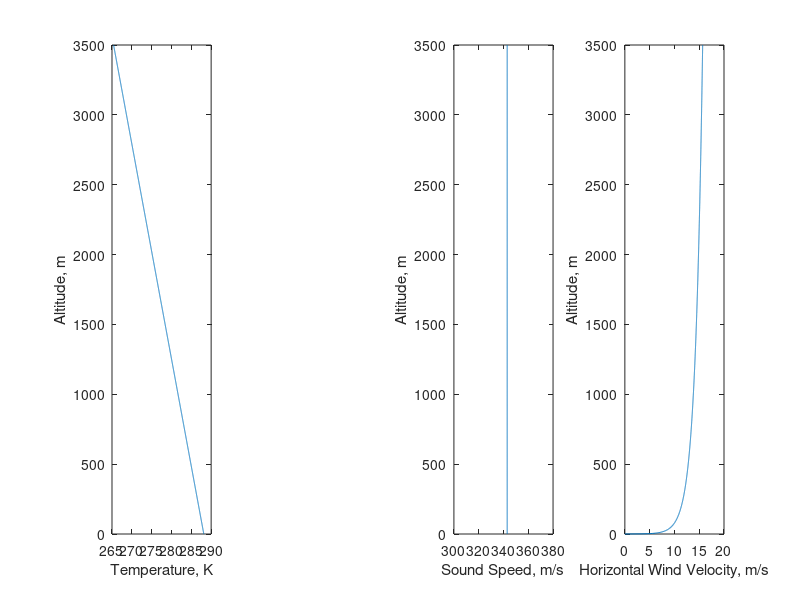

This figure's MATLAB source: (Note: this script raises an error after producing the figure.)
%%
% FINAL PROJECT: AIRCRAFT NOISE RAY TRACING 3D
% AA201B STANFORD SPRING 2023
% ROBERT COLLINS

%% SETUP
clear; 
% close all;

%% SIMULATION PARAMETERS
dz = 1; % m
dt = 0.1; %s

z_range = [0, 3500]; %m
x_range = [-5000, 5000]; %m
y_range = [-5000, 5000];
t_max = 10; %s

% 
n_rays_ele = 21;
n_rays_azi = 1;

min_ele_deg = -85;
max_ele_deg = 85;

min_ele = deg2rad(min_ele_deg);
max_ele = deg2rad(max_ele_deg);
min_azi = 0;
max_azi = 0;

use_rk4 = 1;

% source location
r_0 = [0,0,200];

%% PHYSICAL PARAMETERS
% Physical Constants
%   Schafer and Vorlander
% temperature gradient
T_0 = 288.15; % Reference sea level temperature, K
L_b = 0.0065; % Temperature lapse rate, K/m

gamma= 1.4; % adiabatic index
R = 287.058; % molar gas constant, dry air, m2/s2

% velocity gradient
% https://en.wikipedia.org/wiki/Log_wind_profile
% https://en.wikipedia.org/wiki/Wind_profile_power_law

% Karman Constant
kar = 0.40; 

% Surface roughness, m 
% https://en.wikipedia.org/wiki/Roughness_length
z_0 = 0.1; 

% Friction velocity, m/s
%   Schafer and Vorlander
v_s = 0.6;

%% DEFINE ENVIRONMENT
z = linspace(z_range(1), z_range(2), (diff(z_range))/dz + 1)';
t = linspace(0, t_max, (t_max)/dt + 1)';

round2zlim = @(ii_z)(min(max(ii_z,1), size(z,1)));

% temperature profile
T = T_0 - L_b * z;

% velocity profile
% TODO: ADD POWER LAW ABOVE ~1000M?
vx= v_s/kar .* log(z/z_0);
vx(z<z_0) = 0;

v = [vx, zeros(size(vx)), zeros(size(vx))]; % x, y, z

% sound speed profile
% c = sqrt(gamma * R * T);
%c = -sawtooth(2*pi*z/max(z), 1/2)*10 + 350;
c = 343*ones(size(z));

% compute derivatives of profiles
v_dz = [diff(v,1,1)/dz; zeros(1,3)];
c_dz = [diff(c)/dz; 0];

%% INITIAL PLOTTING
% Plot environmental profile
figure(1); clf;
subplot(1,4,1)
plot(T,z)
xlabel('Temperature, K')
ylabel('Altitude, m')

subplot(1,4,3)
plot(c,z)
xlabel('Sound Speed, m/s')
ylabel('Altitude, m')

subplot(1,4,4)
plot(vx,z)
xlabel('Horizontal Wind Velocity, m/s')
ylabel('Altitude, m')

%% RAY TRACE
% ray angle rel2 positive x
la_ele = linspace(min_ele, max_ele, n_rays_ele);
la_azi = linspace(min_azi, max_azi, n_rays_azi);

n_rays = n_rays_ele * n_rays_azi;
la = zeros(n_rays_ele*n_rays_azi, 4);
ii_ray = 1;
for ii_theta = 1:n_rays_ele
    for ii_phi = 1:n_rays_azi
        la(ii_ray,:) = [la_ele(ii_theta), la_azi(ii_phi), ii_theta, ii_phi];
        ii_ray = ii_ray +1;
    end
end

r = zeros(size(t,1), 3, n_rays);
max_ii_t = repmat(size(t,1), n_rays,1);
%r(1,:,:,:) = repmat(r_0, 1, 1, n_rays_theta, n_rays_phi);

tic 
for ii_ray = 1:n_rays    
    this_r = zeros(size(t, 1), 3);
    this_r(1,:) = r_0;
    % initialize ray vector
    % r = zeros(size(t, 1), 3);
    % n = zeros(size(t, 1), 3);
    
    % initial ray normal 
    % n = [
    %     sin(la(ii_ray, 1)) * cos(la(ii_ray, 2)) ...
    %     sin(la(ii_ray, 1)) * sin(la(ii_ray, 2)) ...
    %     cos(la(ii_ray, 1))
    % ]; % x, y ,z
    
    n = [
        cos(la(ii_ray, 1)) * cos(la(ii_ray, 2)) ...
        -cos(la(ii_ray, 1)) * sin(la(ii_ray, 2)) ...
        sin(la(ii_ray, 1))
    ];

    % compute starting ii_z
    % TODO: possibly move outside
    [~, ii_z0] = min(abs(z-this_r(1, 3)));

    % compute initial slowness vector
    s = n ./ (c(ii_z0) + n * v(ii_z0,:)');
    
    % compute slowness perp and omega vec
    s_perp = s(1:2);
    s_z = s(3);
    omega = 1 - v(:,1:2) * s(1:2)';
    
    % compute slowness z derivative
    sz_dt = - omega ./ c .* c_dz - v_dz(:,1:2) * s_perp'; 
    
    % setup RK4 function
    f = @(sgn, ii_z, s_z) [
        c(ii_z).^2 ./ omega(ii_z) * s_perp(1) + v(ii_z,1); 
        c(ii_z).^2 ./ omega(ii_z) * s_perp(2) + v(ii_z,2); 
        c(ii_z).^2 ./ omega(ii_z) * s_z;
        sgn*(-omega(ii_z)./c(ii_z) * c_dz(ii_z) - s_perp * v_dz(ii_z,1:2)');
    ];
    
    ii_z1 = ii_z0;
    % iterate thru time
    for ii_t = 1:size(t,1)-1
        if ii_z1 >= size(z, 1) || ...
            this_r(ii_t,1) > x_range(2) || ...
            this_r(ii_t,1) < x_range(1) || ...
            this_r(ii_t,2) > y_range(2) || ...
            this_r(ii_t,2) < y_range(1)
            max_ii_t(ii_ray) = ii_t;
            break
        end
        
        if use_rk4
            % advance values (RK4)
            z1 = this_r(ii_t, 3);
            a1 = f(sign(z1), ii_z1, s_z);
    
            z2 = z1 + dt/2 * a1(3);
            ii_z2 = round2zlim(ii_z1 + round((abs(z2)-z1)/dz));
            a2 = f(sign(z2), ii_z2, s_z + dt/2 * a1(4));
    
            z3 = z1 + dt/2 * a2(3);
            ii_z3 = round2zlim(ii_z1 + round((abs(z3)-z1)/dz));
            a3 = f(sign(z3), ii_z3, s_z + dt/2 * a2(4));
    
            z4 = z1 + dt * a3(3);
            ii_z4 = round2zlim(ii_z1 + round((abs(z4)-z1)/dz));
            a4 = f(sign(z4), ii_z4, s_z + dt * a3(4));
    
            dx = dt/6 * (a1 + 2*a2 + 2*a3 + a4);
    
            this_r(ii_t+1, :) = this_r(ii_t, :) + dx(1:3)';
            s_z = s_z + dx(4);
        else
            % advance values (euler method)
            warning('reflections not implemented');
            this_r(ii_t+1, :) = this_r(ii_t,:) + ...
                (c(ii_z1).^2 / omega(ii_z1) .* [s_perp, s_z] + v(ii_z1,:)) .* dt;
            s_z = s_z + sz_dt(ii_z1) * dt;
        end
        
        ii_z1 = round2zlim(ii_z0 + round((abs(this_r(ii_t+1, 3))-r_0(3))/dz));
    end
    r(:,:,ii_ray) = this_r;
end
toc

cmap = parula(n_rays_ele);
figure(2); clf; hold on
ax = gca();
axis equal
view([1 1 1])
xlabel('x')
ylabel('y')
zlabel('z')
colormap(cmap)
cb = colorbar();
dele = (max_ele - min_ele)/(n_rays_ele-1);
clim([min_ele, max_ele])
% cb.Ticks = la_ele;
cb.TickLabels = compose("%0.2fº", rad2deg(cb.Ticks));
ylabel(cb, 'Ray Launch Elevation')

for ii_ray = 1:n_rays
    plot3(ax, ...
            r(1:max_ii_t(ii_ray), 1, ii_ray),...
            r(1:max_ii_t(ii_ray), 2, ii_ray),...
            abs(r(1:max_ii_t(ii_ray), 3, ii_ray)),...
            'Color', cmap(la(ii_ray,3),:)...
            );
        pause(0.01)
end
view([0,-1,0])
